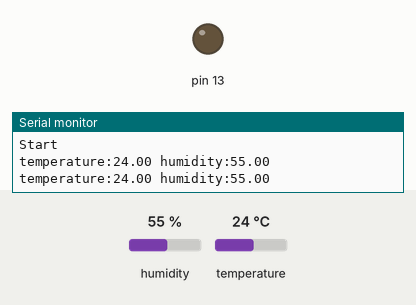
Simulated run of this sketch. Board: Arduino Uno, built with avr-gcc and run on an emulated ATmega328P. On the bench: output pins drawn as LEDs (lit = HIGH), the last lines printed to the serial monitor. The test bench sets the inputs (shaded band); at power-on: humidity 55 %, temperature 24 °C.

Above: at 1.8 s.
1.9 s: humidity set to 58 %
3.4 s: humidity set to 61 %
At 4.5 s:
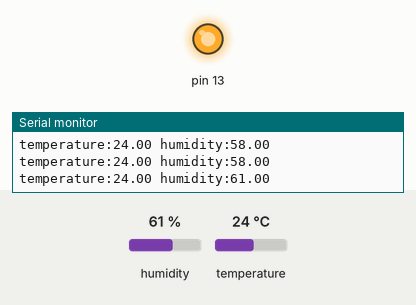
5.6 s: humidity set to 22 %
At 6.6 s:
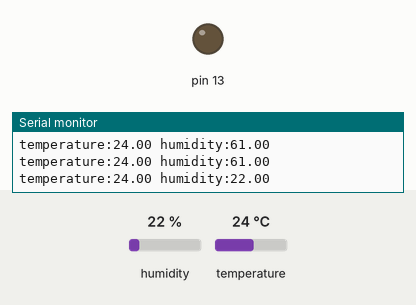
7.6 s: humidity set to 68 %
At 8.7 s:
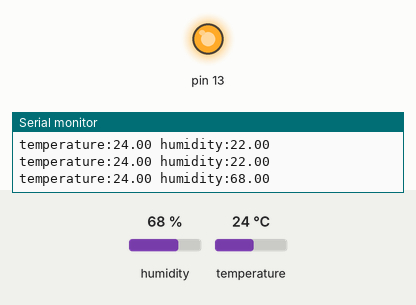
Timing chart, 0 to 10.6 s (numbered marks = the images above; inputs shaded):
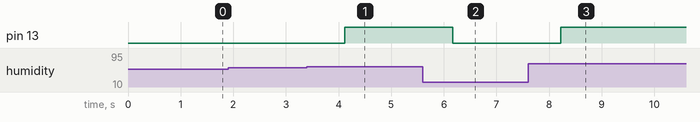

Measured:
- the behaviour switches between 59 and 60 % on humidity (found by bisection; images 0 and 1)
- after the input at 3.4 s, pin 13: LOW → HIGH after 0.72 s
- after the input at 5.6 s, pin 13: HIGH → LOW after 0.57 s
- after the input at 7.6 s, pin 13: LOW → HIGH after 0.62 s

The sketch:

4.auto_aircon.ino
```cpp
#include <DHT11.h> // DHT11 라이브러리 포함
#define PIN A0     // PIN을 A0로 선언
DHT11 dht11(PIN); // DHT11을 A0 핀으로 설정

void setup() {
  // put your setup code here, to run once:
   Serial.begin(9600); // Serial 통신을 위한 초기화. 보드레이트는 9600으로 설정
   Serial.println("Start");
   pinMode(13, OUTPUT); // 13번 핀을 출력 핀으로 설정
}

void loop() {
  // put your main code here, to run repeatedly:
  int err = 0; // 에러 검출용 변수 선언
  float temp, humi = 0; // 실수형 변수 (온도, 습도) 선언
  if((err = dht11.read(humi, temp)) == 0) // DHT.h 함수안에 dht11이라는 메소드 사용하여 현재 온습도 값을 자동으로 계산
                                          // 계산후 현재 온습도가 데이터가 나오는지 아닌지 판단한 리턴값을 result 변수에 저장
                                          //   dht11메소드 에서는 온습도가 잘 감지되면 0을 리턴
  {
    Serial.print("temperature:"); // 온도 출력
    Serial.print(temp);
    Serial.print(" humidity:"); // 습도 출력
    Serial.print(humi);
    Serial.println();
  }
  else // 에러 발생 시
  {
    Serial.println();
    Serial.print("Error No :");
    Serial.print(err);
    Serial.println();
  }
  if((temp >= 30)||(humi >= 60)) // 온도 30도 또는 습도 60% 이상일 때 동작
  {
    digitalWrite(13,HIGH);
  }
  else
  digitalWrite(13,LOW);
  delay(DHT11_RETRY_DELAY); // 일반적인 딜레이 값이 아니라, DHT11에서 권장하는 딜레이함수를 사용해줘야 정상적인 값이 나옴.
                            // DHT11 라이브러리안에 미리 설정되어있는 딜레이시간을 적용
}
```
